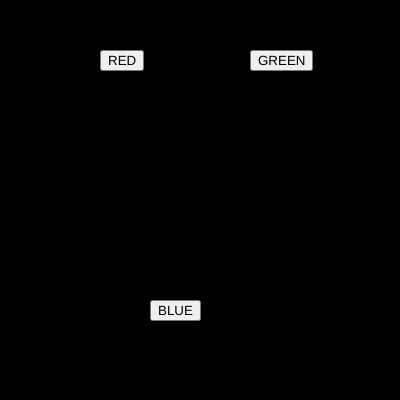
Frame 1 (no input)
Frame 60 (no input): identical to frame 1, image omitted
Frame 120 (the mouse pressed at the canvas centre since frame 60): identical to frame 1, image omitted

The p5.js sketch that drew this single still picture (run headless with seeded random() and noise() and a simulated clock; from frame 60 on, the mouse is pressed at the canvas centre):

// p5.js sketch
// ── sketch.js
var btn_red;
var btn_green;
var btn_blue;

var r = 0;
var g = 0;
var b = 0;

function setup() {
  createCanvas(400, 400);

  btn_red = createButton("RED");
  btn_red.position(100,50);
  btn_red.mousePressed(red_bg);
  
  btn_green = createButton("GREEN");
  btn_green.position(250,50);
  btn_green.mousePressed(green_bg);

  btn_blue = createButton("BLUE");
  btn_blue.position(150,300);
  btn_blue.mousePressed(blue_bg);
  
}

function draw() {
  background(r,g,b);
}


function red_bg()
{
  r = 255;
  g = 0;
  b =0;
}

function green_bg()
{
  r = 0;
  g = 255;
  b =0;
}

function blue_bg()
{
  r = 0;
  g = 0;
  b = 255;
}
